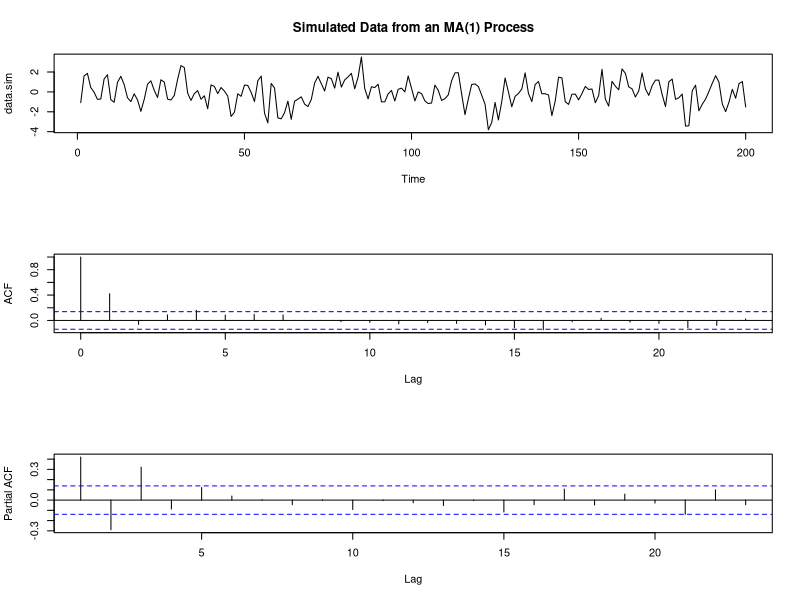
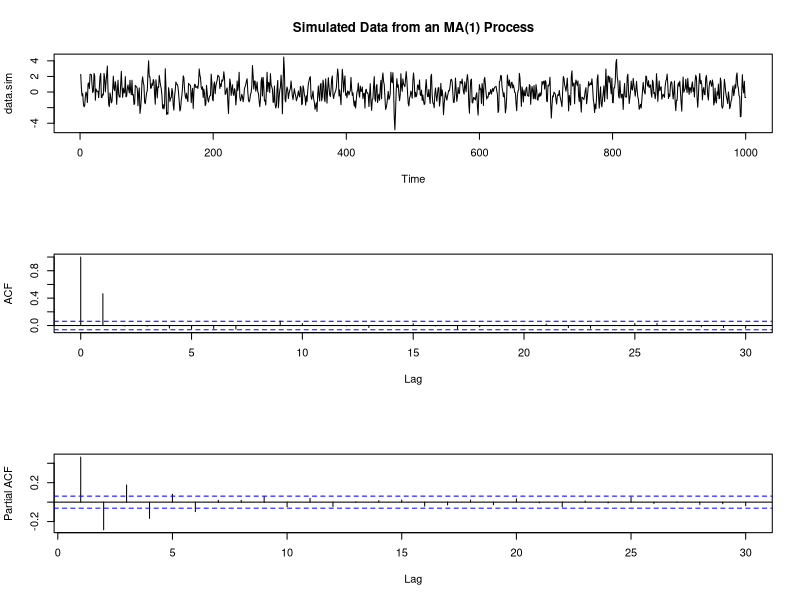
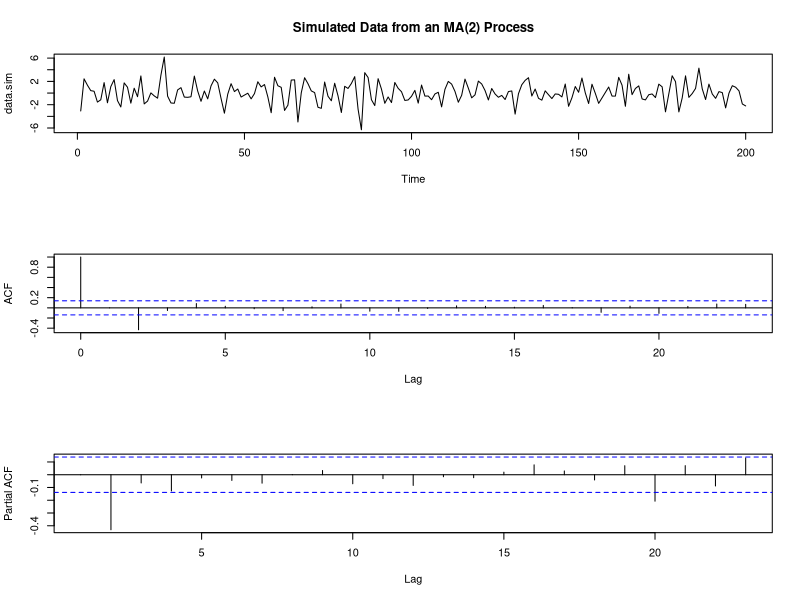
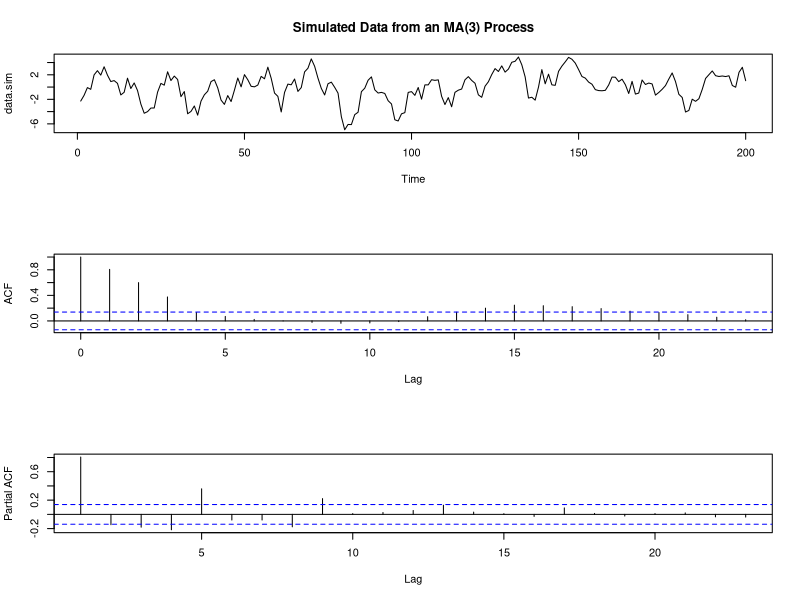
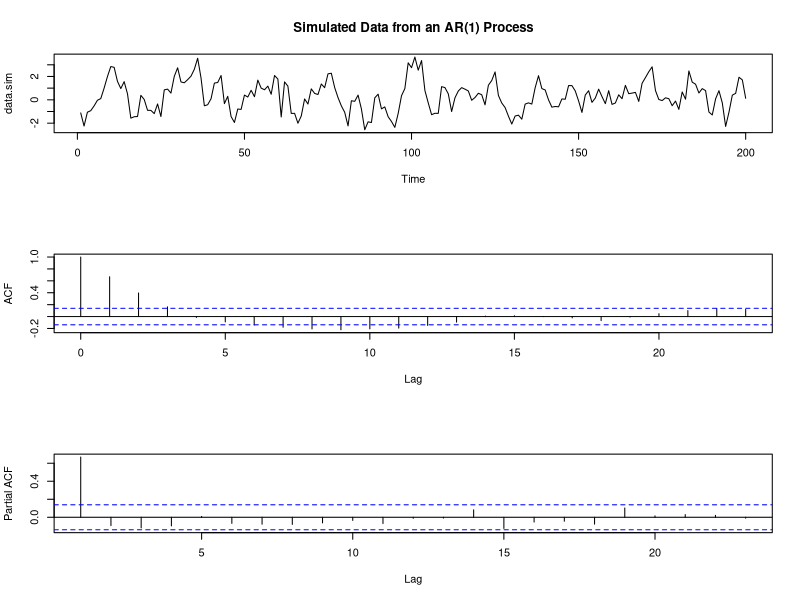
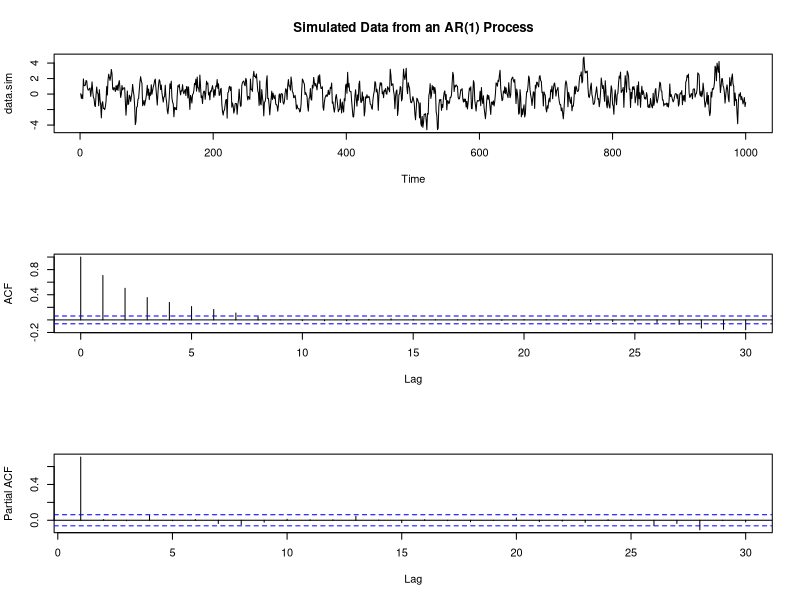
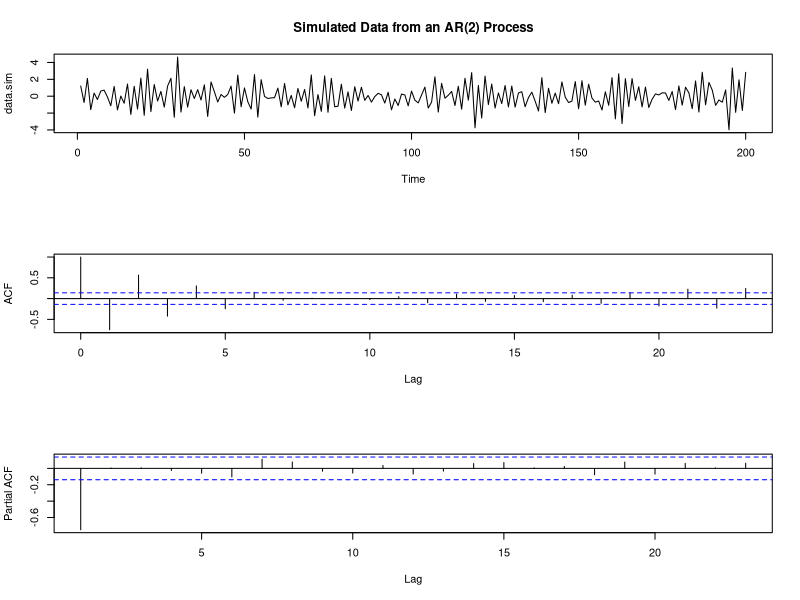
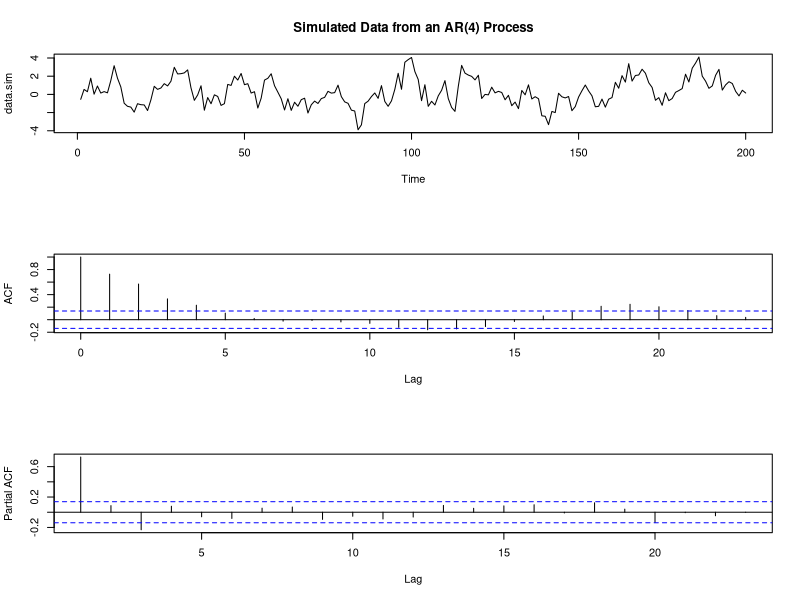

R code for these plots, in order:
#######################
## ACF-PACF Examples ##
#######################


# MA(1) with n = 200
par(mfcol=c(3,1))
data.sim <- arima.sim(n = 200, list(ma = c(0.7)), sd = sqrt(1))
plot(data.sim, main="Simulated Data from an MA(1) Process")
acf(data.sim, main = "")
pacf(data.sim, main = "")
# or: acf(data.sim, type="partial")

# MA(1) with n = 1000
par(mfcol=c(3,1))
data.sim <- arima.sim(n = 1000, list(ma = c(0.7)), sd = sqrt(1))
plot(data.sim, main="Simulated Data from an MA(1) Process")
acf(data.sim, main = "")
pacf(data.sim, main = "")

# MA(2) with n = 200
par(mfcol=c(3,1))
data.sim <- arima.sim(n = 200, list(ma = c(0.7,-1)), sd = sqrt(1))
plot(data.sim, main="Simulated Data from an MA(2) Process")
acf(data.sim, main = "")
pacf(data.sim, main = "")

# MA(3) with n = 200
par(mfcol=c(3,1))
data.sim <- arima.sim(n = 200, list(ma = c(1,1,1)), sd = sqrt(1))
plot(data.sim, main="Simulated Data from an MA(3) Process")
acf(data.sim, main = "")
pacf(data.sim, main = "")

# AR(1) with n = 200
par(mfcol=c(3,1))
data.sim <- arima.sim(n = 200, list(ar = c(0.7)), sd = sqrt(1))
plot(data.sim, main="Simulated Data from an AR(1) Process")
acf(data.sim, main = "")
pacf(data.sim, main = "")

# AR(1) with n = 1000
par(mfcol=c(3,1))
data.sim <- arima.sim(n = 1000, list(ar = c(0.7)), sd = sqrt(1))
plot(data.sim, main="Simulated Data from an AR(1) Process")
acf(data.sim, main = "")
pacf(data.sim, main = "")

# AR(2) with n = 200
par(mfcol=c(3,1))
data.sim <- arima.sim(n =200, list(ar = c(-0.7, 0.1)), sd = sqrt(1))
plot(data.sim, main="Simulated Data from an AR(2) Process")
acf(data.sim, main = "")
pacf(data.sim, main = "")

# AR(4) with n = 200
par(mfcol=c(3,1))
data.sim <- arima.sim(n = 200, list(ar = c(0.7, 0.1, -0.2, 0.1)), sd = sqrt(1))
plot(data.sim, main="Simulated Data from an AR(4) Process")
acf(data.sim, main = "")
pacf(data.sim, main = "")

# ARMA(1,1) with n = 200
par(mfcol=c(3,1))
data.sim <- arima.sim(n = 200, list(ar=c(0.5) , ma = c(1)), sd = sqrt(1))
plot(data.sim, main="Simulated Data from an ARMA(1,1) Process")
acf(data.sim, main = "")
pacf(data.sim, main = "")

# ARMA(2,1) with n = 200
par(mfcol=c(3,1))
data.sim <- arima.sim(n = 200, list(ar=c(0.3,0.65) , ma = c(-0.5)), sd = sqrt(1))
plot(data.sim, main="Simulated Data from an ARMA(2,1) Process")
acf(data.sim, main = "")
pacf(data.sim, main = "")
